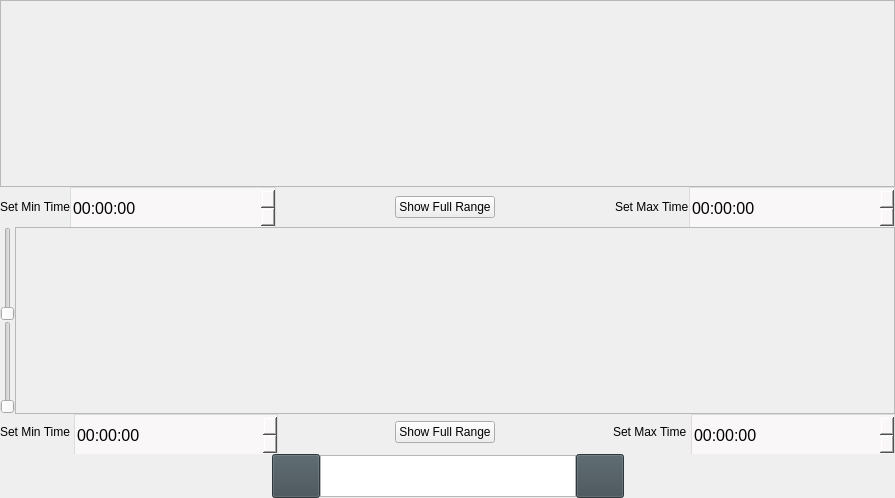
<?xml version="1.0" encoding="UTF-8"?>
<ui version="4.0">
 <class>TrendGraphWidget</class>
 <widget class="QWidget" name="TrendGraphWidget">
  <property name="geometry">
   <rect>
    <x>0</x>
    <y>0</y>
    <width>895</width>
    <height>498</height>
   </rect>
  </property>
  <property name="windowTitle">
   <string/>
  </property>
  <layout class="QGridLayout" name="gridLayout_12">
   <property name="leftMargin">
    <number>0</number>
   </property>
   <property name="topMargin">
    <number>0</number>
   </property>
   <property name="rightMargin">
    <number>0</number>
   </property>
   <property name="bottomMargin">
    <number>0</number>
   </property>
   <property name="spacing">
    <number>0</number>
   </property>
   <item row="0" column="0">
    <widget class="QFrame" name="PlotFrameTemperature">
     <property name="sizePolicy">
      <sizepolicy hsizetype="Expanding" vsizetype="Expanding">
       <horstretch>0</horstretch>
       <verstretch>0</verstretch>
      </sizepolicy>
     </property>
     <property name="frameShape">
      <enum>QFrame::StyledPanel</enum>
     </property>
     <property name="frameShadow">
      <enum>QFrame::Raised</enum>
     </property>
    </widget>
   </item>
   <item row="1" column="0">
    <widget class="QWidget" name="widgetShowControlsTemperature" native="true">
     <property name="minimumSize">
      <size>
       <width>0</width>
       <height>40</height>
      </size>
     </property>
     <property name="maximumSize">
      <size>
       <width>16777215</width>
       <height>40</height>
      </size>
     </property>
     <layout class="QGridLayout" name="gridLayout_7">
      <property name="leftMargin">
       <number>0</number>
      </property>
      <property name="topMargin">
       <number>0</number>
      </property>
      <property name="rightMargin">
       <number>0</number>
      </property>
      <property name="bottomMargin">
       <number>0</number>
      </property>
      <property name="spacing">
       <number>0</number>
      </property>
      <item row="0" column="0">
       <layout class="QGridLayout" name="gridLayout_6">
        <item row="0" column="0">
         <widget class="QLabel" name="labelSelectMinTimeTemperature">
          <property name="text">
           <string>Set Min Time</string>
          </property>
         </widget>
        </item>
        <item row="0" column="1">
         <widget class="QTimeEdit" name="timeEditSelectMinTimeTemperature">
          <property name="styleSheet">
           <string notr="true">QTimeEdit{
     font-size: 16px;
     background: rgb(249, 247, 248);
     border: 1px solid rgb(218, 220, 224);
     min-height: 40px;
     max-height: 40px;
     padding-right: 2px;
     min-width: 200px;
}

QTimeEdit::up-button{
    image: url(:/images/plus-button.svg);
    background-color: rgb(64, 77, 83);
    min-width: 40px;
    max-width: 40px;
    min-height: 40px;
    subcontrol-origin: padding;
    subcontrol-position: right;
    padding: 0px;
}

QTimeEdit::down-button{
   image: url(:/images/minus-button.svg);
    background-color: rgb(64, 77, 83);
    min-width: 40px;
    max-width: 40px;
    min-height: 40px;
    subcontrol-origin: padding;
    subcontrol-position: left;
    padding: 0px;
}

QTimeEdit::up-down{
image: url(:/images/plus-button.svg);
}

QTimeEdit::text{
   color: red;
    background-color: blue;
    padding: 4px;
}</string>
          </property>
         </widget>
        </item>
       </layout>
      </item>
      <item row="0" column="1">
       <spacer name="horizontalSpacer_6">
        <property name="orientation">
         <enum>Qt::Horizontal</enum>
        </property>
        <property name="sizeHint" stdset="0">
         <size>
          <width>133</width>
          <height>19</height>
         </size>
        </property>
       </spacer>
      </item>
      <item row="0" column="2">
       <widget class="QPushButton" name="pushButtonShowFullRangeTemperature">
        <property name="text">
         <string>Show Full Range</string>
        </property>
       </widget>
      </item>
      <item row="0" column="3">
       <spacer name="horizontalSpacer_5">
        <property name="orientation">
         <enum>Qt::Horizontal</enum>
        </property>
        <property name="sizeHint" stdset="0">
         <size>
          <width>134</width>
          <height>19</height>
         </size>
        </property>
       </spacer>
      </item>
      <item row="0" column="4">
       <layout class="QGridLayout" name="gridLayout_4">
        <item row="0" column="0">
         <widget class="QLabel" name="labelSelectMaxTimeTemperature">
          <property name="text">
           <string>Set Max Time</string>
          </property>
         </widget>
        </item>
        <item row="0" column="1">
         <widget class="QTimeEdit" name="timeEditSelectMaxTimeTemperature">
          <property name="styleSheet">
           <string notr="true">QTimeEdit{
     font-size: 16px;
     background: rgb(249, 247, 248);
     border: 1px solid rgb(218, 220, 224);
     min-height: 40px;
     max-height: 40px;
     padding-right: 2px;
     min-width: 200px;
}

QTimeEdit::up-button{
    image: url(:/images/plus-button.svg);
    background-color: rgb(64, 77, 83);
    min-width: 40px;
    max-width: 40px;
    min-height: 40px;
    subcontrol-origin: padding;
    subcontrol-position: right;
    padding: 0px;
}

QTimeEdit::down-button{
   image: url(:/images/minus-button.svg);
    background-color: rgb(64, 77, 83);
    min-width: 40px;
    max-width: 40px;
    min-height: 40px;
    subcontrol-origin: padding;
    subcontrol-position: left;
    padding: 0px;
}

QTimeEdit::up-down{
image: url(:/images/plus-button.svg);
}

QTimeEdit::text{
   color: red;
    background-color: blue;
    padding: 4px;
}</string>
          </property>
         </widget>
        </item>
       </layout>
      </item>
     </layout>
    </widget>
   </item>
   <item row="2" column="0">
    <layout class="QGridLayout" name="gridLayout_10">
     <item row="0" column="0">
      <layout class="QGridLayout" name="gridLayout_8">
       <item row="1" column="4">
        <widget class="QSlider" name="verticalSliderLiquidMinYValue">
         <property name="maximumSize">
          <size>
           <width>40</width>
           <height>16777215</height>
          </size>
         </property>
         <property name="orientation">
          <enum>Qt::Vertical</enum>
         </property>
         <property name="invertedAppearance">
          <bool>false</bool>
         </property>
        </widget>
       </item>
       <item row="0" column="4">
        <widget class="QSlider" name="verticalSliderLiquidMaxYValue">
         <property name="sizePolicy">
          <sizepolicy hsizetype="Fixed" vsizetype="Expanding">
           <horstretch>0</horstretch>
           <verstretch>0</verstretch>
          </sizepolicy>
         </property>
         <property name="maximumSize">
          <size>
           <width>40</width>
           <height>16777215</height>
          </size>
         </property>
         <property name="orientation">
          <enum>Qt::Vertical</enum>
         </property>
         <property name="invertedAppearance">
          <bool>false</bool>
         </property>
        </widget>
       </item>
      </layout>
     </item>
     <item row="0" column="2">
      <widget class="QFrame" name="PlotFrameLiquid">
       <property name="sizePolicy">
        <sizepolicy hsizetype="Expanding" vsizetype="Preferred">
         <horstretch>0</horstretch>
         <verstretch>0</verstretch>
        </sizepolicy>
       </property>
       <property name="frameShape">
        <enum>QFrame::StyledPanel</enum>
       </property>
       <property name="frameShadow">
        <enum>QFrame::Raised</enum>
       </property>
      </widget>
     </item>
    </layout>
   </item>
   <item row="3" column="0">
    <widget class="QWidget" name="widgetShowControlsLiquid" native="true">
     <property name="minimumSize">
      <size>
       <width>0</width>
       <height>40</height>
      </size>
     </property>
     <property name="maximumSize">
      <size>
       <width>16777215</width>
       <height>40</height>
      </size>
     </property>
     <layout class="QGridLayout" name="gridLayout_3">
      <property name="leftMargin">
       <number>0</number>
      </property>
      <property name="topMargin">
       <number>0</number>
      </property>
      <property name="rightMargin">
       <number>0</number>
      </property>
      <property name="bottomMargin">
       <number>4</number>
      </property>
      <property name="spacing">
       <number>4</number>
      </property>
      <item row="0" column="4">
       <layout class="QGridLayout" name="gridLayout_2">
        <item row="0" column="1">
         <widget class="QTimeEdit" name="timeEditSelectMaxTimeLiquid">
          <property name="styleSheet">
           <string notr="true">QTimeEdit{
     font-size: 16px;
     background: rgb(249, 247, 248);
     border: 1px solid rgb(218, 220, 224);
     min-height: 40px;
     max-height: 40px;
     padding-right: 2px;
     min-width: 200px;
}

QTimeEdit::up-button{
    image: url(:/images/plus-button.svg);
    background-color: rgb(64, 77, 83);
    min-width: 40px;
    max-width: 40px;
    min-height: 40px;
    subcontrol-origin: padding;
    subcontrol-position: right;
    padding: 0px;
}

QTimeEdit::down-button{
   image: url(:/images/minus-button.svg);
    background-color: rgb(64, 77, 83);
    min-width: 40px;
    max-width: 40px;
    min-height: 40px;
    subcontrol-origin: padding;
    subcontrol-position: left;
    padding: 0px;
}

QTimeEdit::up-down{
image: url(:/images/plus-button.svg);
}

QTimeEdit::text{
   color: red;
    background-color: blue;
    padding: 4px;
}</string>
          </property>
         </widget>
        </item>
        <item row="0" column="0">
         <widget class="QLabel" name="labelSelectMaxTimeLiquid">
          <property name="text">
           <string>Set Max Time</string>
          </property>
         </widget>
        </item>
       </layout>
      </item>
      <item row="0" column="1">
       <spacer name="horizontalSpacer_2">
        <property name="orientation">
         <enum>Qt::Horizontal</enum>
        </property>
        <property name="sizeHint" stdset="0">
         <size>
          <width>319</width>
          <height>20</height>
         </size>
        </property>
       </spacer>
      </item>
      <item row="0" column="2">
       <widget class="QPushButton" name="pushButtonShowFullRange">
        <property name="text">
         <string>Show Full Range</string>
        </property>
       </widget>
      </item>
      <item row="0" column="3">
       <spacer name="horizontalSpacer">
        <property name="orientation">
         <enum>Qt::Horizontal</enum>
        </property>
        <property name="sizeHint" stdset="0">
         <size>
          <width>319</width>
          <height>41</height>
         </size>
        </property>
       </spacer>
      </item>
      <item row="0" column="0">
       <layout class="QGridLayout" name="gridLayout">
        <item row="0" column="0">
         <widget class="QLabel" name="labelSelectMinTimeLiquid">
          <property name="text">
           <string>Set Min Time</string>
          </property>
         </widget>
        </item>
        <item row="0" column="1">
         <widget class="QTimeEdit" name="timeEditSelectMinTimeLiquid">
          <property name="styleSheet">
           <string notr="true">QTimeEdit{
     font-size: 16px;
     background: rgb(249, 247, 248);
     border: 1px solid rgb(218, 220, 224);
     min-height: 40px;
     max-height: 40px;
     padding-right: 2px;
     min-width: 200px;
}

QTimeEdit::up-button{
    image: url(:/images/plus-button.svg);
    background-color: rgb(64, 77, 83);
    min-width: 40px;
    max-width: 40px;
    min-height: 40px;
    subcontrol-origin: padding;
    subcontrol-position: right;
    padding: 0px;
}

QTimeEdit::down-button{
   image: url(:/images/minus-button.svg);
    background-color: rgb(64, 77, 83);
    min-width: 40px;
    max-width: 40px;
    min-height: 40px;
    subcontrol-origin: padding;
    subcontrol-position: left;
    padding: 0px;
}

QTimeEdit::up-down{
image: url(:/images/plus-button.svg);
}

QTimeEdit::text{
   color: red;
    background-color: blue;
    padding: 4px;
}</string>
          </property>
         </widget>
        </item>
       </layout>
      </item>
     </layout>
    </widget>
   </item>
   <item row="4" column="0">
    <widget class="QWidget" name="widgetControlsTimeWindow" native="true">
     <property name="minimumSize">
      <size>
       <width>0</width>
       <height>44</height>
      </size>
     </property>
     <property name="maximumSize">
      <size>
       <width>16777215</width>
       <height>44</height>
      </size>
     </property>
     <layout class="QGridLayout" name="gridLayout_11">
      <property name="leftMargin">
       <number>0</number>
      </property>
      <property name="topMargin">
       <number>0</number>
      </property>
      <property name="rightMargin">
       <number>0</number>
      </property>
      <property name="bottomMargin">
       <number>0</number>
      </property>
      <property name="spacing">
       <number>0</number>
      </property>
      <item row="0" column="0">
       <layout class="QGridLayout" name="gridLayout_9">
        <property name="spacing">
         <number>0</number>
        </property>
        <item row="0" column="2">
         <spacer name="horizontalSpacer_4">
          <property name="orientation">
           <enum>Qt::Horizontal</enum>
          </property>
          <property name="sizeHint" stdset="0">
           <size>
            <width>238</width>
            <height>17</height>
           </size>
          </property>
         </spacer>
        </item>
        <item row="0" column="0">
         <spacer name="horizontalSpacer_3">
          <property name="orientation">
           <enum>Qt::Horizontal</enum>
          </property>
          <property name="sizeHint" stdset="0">
           <size>
            <width>208</width>
            <height>14</height>
           </size>
          </property>
         </spacer>
        </item>
        <item row="0" column="1">
         <layout class="QGridLayout" name="gridLayout_5">
          <property name="spacing">
           <number>0</number>
          </property>
          <item row="0" column="3">
           <widget class="QPushButton" name="pushButtonPlusTimeWindow">
            <property name="styleSheet">
             <string notr="true">QPushButton{
   background-color: rgb(64, 77, 83);
   color: rgb(249, 247, 248 );
   min-height: 40px;
 min-width: 40px;
}
QPushButton:pressed {
     border: 1px solid white;    
 }</string>
            </property>
            <property name="text">
             <string/>
            </property>
           </widget>
          </item>
          <item row="0" column="0">
           <widget class="QPushButton" name="pushButtonMinusTimeWindow">
            <property name="styleSheet">
             <string notr="true">QPushButton{
   background-color: rgb(64, 77, 83);
   color: rgb(249, 247, 248 );
   min-height: 40px;
 min-width: 40px;
}
QPushButton:pressed {
     border: 1px solid white;    
 }
</string>
            </property>
            <property name="text">
             <string/>
            </property>
           </widget>
          </item>
          <item row="0" column="2">
           <widget class="QTextEdit" name="textEditTimeWindow">
            <property name="minimumSize">
             <size>
              <width>0</width>
              <height>42</height>
             </size>
            </property>
            <property name="maximumSize">
             <size>
              <width>16777215</width>
              <height>42</height>
             </size>
            </property>
           </widget>
          </item>
         </layout>
        </item>
       </layout>
      </item>
     </layout>
    </widget>
   </item>
  </layout>
 </widget>
 <resources>
  <include location="SiemensHMI.qrc"/>
 </resources>
 <connections/>
</ui>
